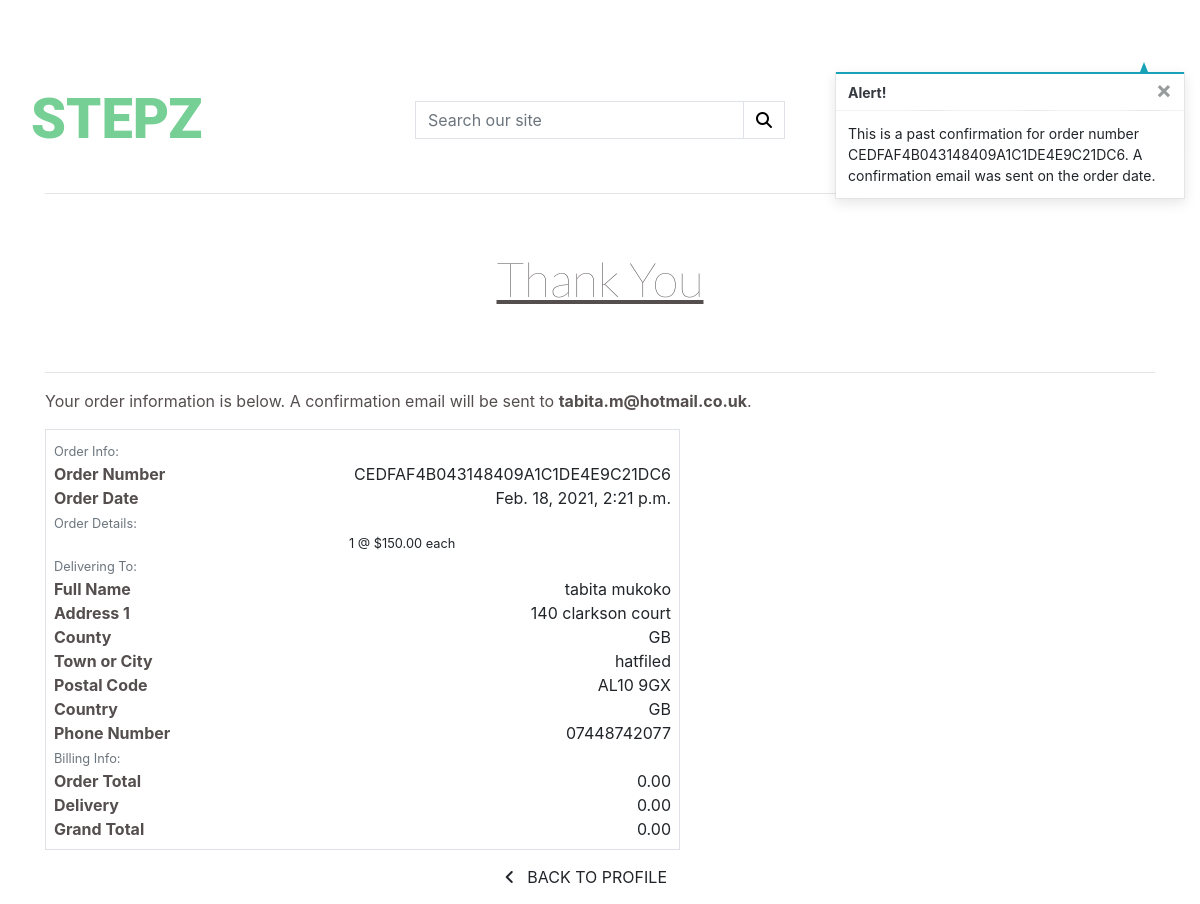
/profile/order_history/CEDFAF4B043148409A1C1DE4E9C21DC6, run on an earlier commit of the app's database.
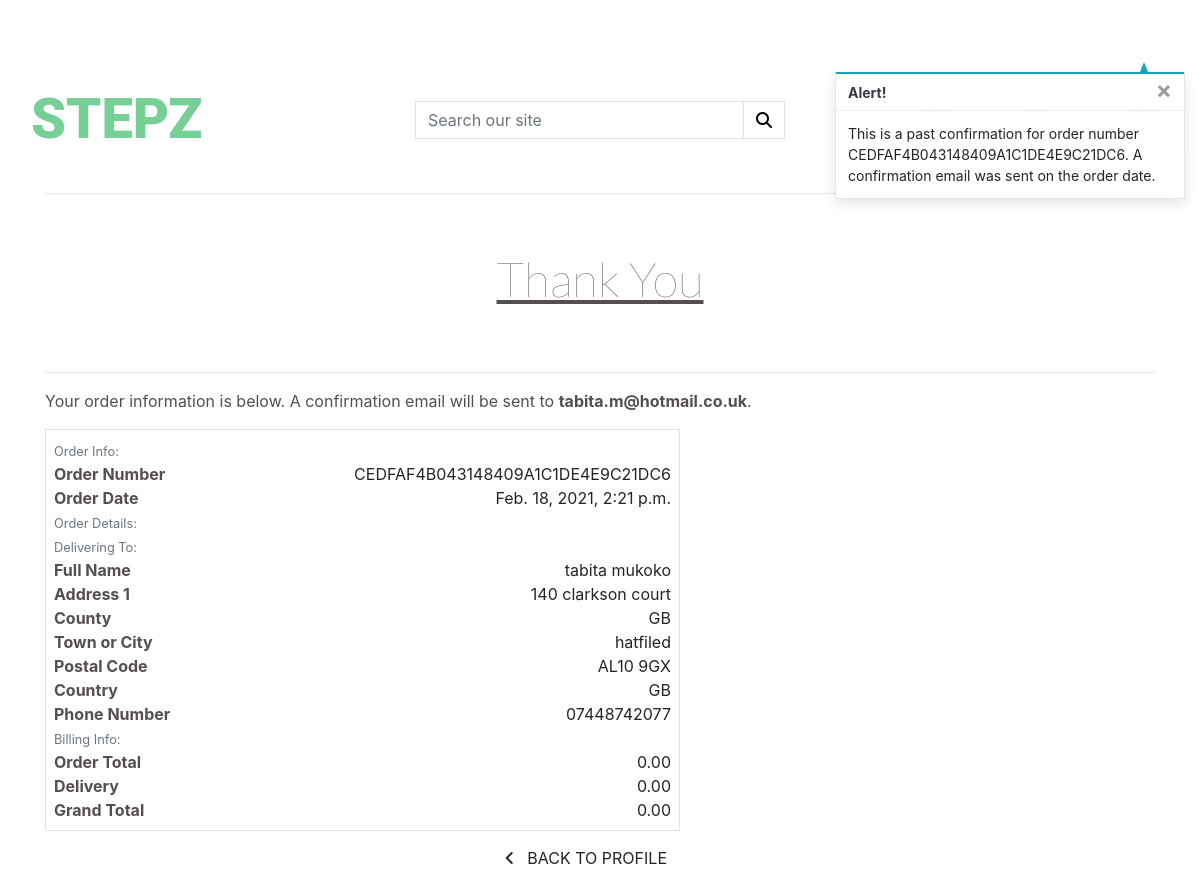
And on a later commit of the database.
### checkout/models.py (models this page shows, shortened)
class OrderLineItem(models.Model):
    order = models.ForeignKey(Order, null=False, blank=False, on_delete=models.CASCADE, related_name='lineitems')
    product = models.ForeignKey(Product, null=False, blank=False, on_delete=models.CASCADE)
    quantity = models.IntegerField(null=False, blank=False, default=0)
    lineitem_total = models.DecimalField(max_digits=6, decimal_places=2, null=False, blank=False, editable=False)

### products/models.py (models this page shows, shortened)
class Product(models.Model):
    category = models.ForeignKey('Category', null=True, blank=True, on_delete=models.SET_NULL)
    sku = models.CharField(max_length=254, null=True, blank=True)
    name = models.CharField(max_length=254)
    description = models.TextField()
    colour = models.CharField(max_length=254, null=True, blank=True)
    price = models.DecimalField(null=True, max_digits=6, decimal_places=2)
    image_url = models.URLField(max_length=1024, null=True, blank=True)
    image = models.ImageField(null=True, blank=True)

### profiles/views.py (the view)
# urls.py: path('order_history/<order_number>', views.order_history, name='order_history'),
def order_history(request, order_number):
    order = get_object_or_404(Order, order_number=order_number)
    messages.info(request, (
        f'This is a past confirmation for order number {order_number}. '
        'A confirmation email was sent on the order date.'
    ))
    template = 'checkout/checkout_success.html'
    context = {
        'order': order,
        'from_profile': True,
    }
    return render(request, template, context)

### bag/contexts.py (called while the page is built, shortened)
def bag_contents(request):
    bag_items = []
    total = 0
    product_count = 0
    bag = request.session.get('bag', {})
    if total > 0:
        delivery = total * Decimal(settings.STANDARD_DELIVERY/100)
    else:
        delivery = 0
    grand_total = delivery + total
    context = {
        'bag_items': bag_items,
        'total': total,
        'product_count': product_count,
        'delivery_cost': settings.STANDARD_DELIVERY,
        'delivery': delivery,
        'grand_total': grand_total,
    }
    return context

### checkout/templates/checkout/checkout_success.html (shortened to what the changed rows need)
{% extends "base.html" %}
{% load static %}
{% block extra_css %}
    <link rel="stylesheet" href="{% static 'checkout/css/checkout.css' %}">
{% endblock %}
{% block content %}
    <div class="container">
        <div class="row">
            <div class="col">
                <h2 class="logo-font mb-4">Thank You</h2>
            </div>
        </div>
         <div class="row">
            <div class="col-12 col-lg-7">
                <div class="order-confirmation-wrapper p-2 border">
                    {% for item in order.lineitems.all %}
                    <div class="row">
                        <div class="col-12 col-md-8 text-md-right">
                            <p class="small mb-0">{{ item.quantity }} @ ${{ item.product.price }} each</p>
                        </div>
                    </div>
                    {% endfor %}
                </div>
            </div>
        </div>
    </div>
{% endblock %}

What changed in the data, as far as the page shows it:
removed OrderLineItem: quantity "1", product.price "150.00"
